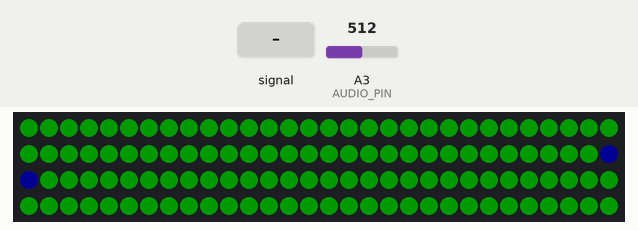
The sketch below on a simulated Arduino Uno, built with avr-gcc and run on an emulated ATmega328P. Parts: 120 RGB LEDs in strip order, left to right, continuing on the next row. Inputs (shaded band) come from the test bench; at power-on: A3 (AUDIO_PIN) = 512. Dim RGB values are drawn brighter than linear.

Above: at 1.2 s.
1.3 s: A3 (AUDIO_PIN) fed a 2 Hz sine of ±306 counts around its level
At 4.28 s:
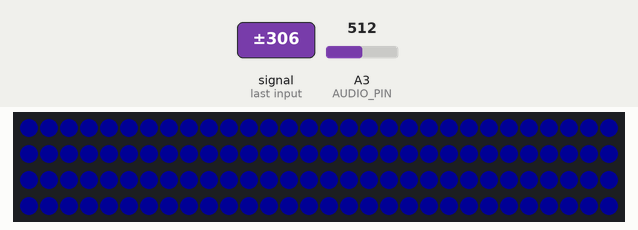
4.3 s: A3 (AUDIO_PIN) set to 1023
At 5.8 s:
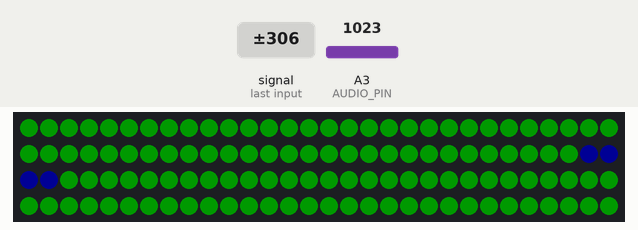
6.1 s: A3 (AUDIO_PIN) set to 876
7.9 s: A3 (AUDIO_PIN) set to 850
At 9.3 s:
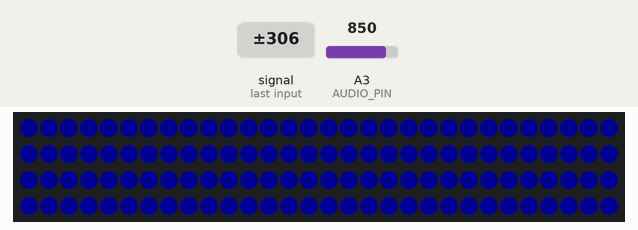
9.6 s: A3 (AUDIO_PIN) fed a 200 Hz sine of ±81 counts around its level
At 9.9 s:
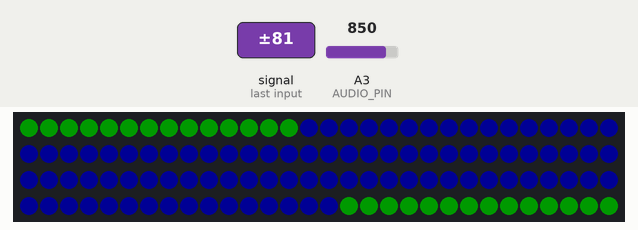
11.4 s: A3 (AUDIO_PIN) set to 900
At 12.2 s:
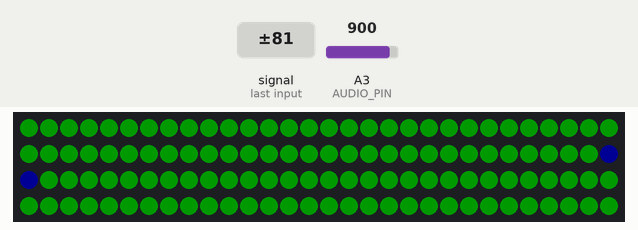
Timing chart, 0 to 14.1 s (numbered marks = the images above; inputs shaded):
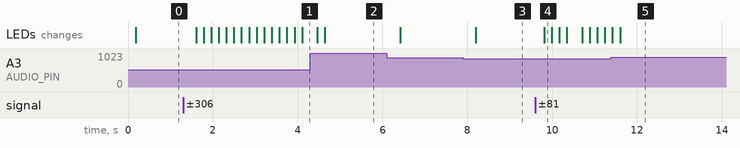

The sketch:

NeoBeatSyncCenterEven.ino
```cpp
// (licence header left out)
#include <fix_fft.h>
#include <SPI.h>
#include <Adafruit_NeoPixel.h>

#define PIN 6

//static const int DATA_PIN = 2;    // Yellow wire on Adafruit Pixels
//static const int CLOCK_PIN = 3;   // Green wire on Adafruit Pixels
static const int AUDIO_PIN = 3;
static const int NUM_OF_PIXELS = 120;  // 120
static const int CENTER_PIXEL_L = 59; // 59
static const int CENTER_PIXEL_R = 60; // 60

// Parameter 1 = number of pixels in strip
// Parameter 2 = pin number (most are valid)
// Parameter 3 = pixel type flags, add together as needed:
//   NEO_KHZ800  800 KHz bitstream (most NeoPixel products w/WS2812 LEDs)
//   NEO_KHZ400  400 KHz (classic 'v1' (not v2) FLORA pixels, WS2811 drivers)
//   NEO_GRB     Pixels are wired for GRB bitstream (most NeoPixel products)
//   NEO_RGB     Pixels are wired for RGB bitstream (v1 FLORA pixels, not v2)
Adafruit_NeoPixel mStrip = Adafruit_NeoPixel(NUM_OF_PIXELS, PIN, NEO_GRB + NEO_KHZ800);

static const uint32_t mBlueColor = mStrip.Color(0, 0, 20), mGreenColor = mStrip.Color(0, 25, 0);
static const uint32_t mInsideColor = mBlueColor, mOutsideColor = mGreenColor;
// variables for the Fast Fourier Transform (FFT)
char im[128], data[128];

// manipulation variables to translate FFT for display
// 14 channels of audio
char data_avgs[14];
// Display channel to display, 0 == Bass, 14 == Treble
static const int mCh0 = 0, mCh1 = 1, mCh2 = 2, mCh3 = 3, mCh4 = 4, mCh5 = 5, mCh6 = 6, mCh7 = 7;
static const int mCh8 = 8, mCh9 = 9, mCh10 = 10, mCh11 = 11, mCh12 = 12, mCh13 = 13, mCh14 = 14;
int i, val;

void setup() {
  mStrip.begin();
  mStrip.show(); // Initialize all pixels to 'off'
}

void loop() {
  // read in data from the AUDIOPIN
  for (i = 0; i < 128; i++){
    val = analogRead(AUDIO_PIN);
    data[i] = val;
    im[i] = 0;
  }
  // run the FFT
  fix_fft(data,im,7,0);

  for (i = 0; i < 64; i++) {
    // this gets the absolute value of the values in the array, so we're only dealing with positive numbers
    data[i] = sqrt(data[i] * data[i] + im[i] * im[i]);
  }

  // average bars together
  for (i = 0; i < 14; i++) {
    // average together
    data_avgs[i] = data[i*4] + data[i*4 + 1] + data[i*4 + 2] + data[i*4 + 3];
    // remap values for display range: input 0-30 & output 0-5 ... originally 0-9
    data_avgs[i] = map(data_avgs[i], 0, 30, 0, 40);
  }
  // read the bass and SHOW IT!
  int value = data_avgs[mCh0];
  //Serial.println(value);
  if (value > CENTER_PIXEL_L) {
    display(CENTER_PIXEL_L);
  } else {
    display(value);
  }
}

void display(int input) {
  // clear the pixels
  for (int i = 0; i < NUM_OF_PIXELS; i++) {
    mStrip.setPixelColor(i, mOutsideColor);
  }

  // set the center pixel
  mStrip.setPixelColor(CENTER_PIXEL_L, mInsideColor);
  mStrip.setPixelColor(CENTER_PIXEL_R, mInsideColor);

  // set the pixels below center
  for (i = CENTER_PIXEL_L - input; i < CENTER_PIXEL_L; i++) {
    mStrip.setPixelColor(i, mInsideColor);
  }
  // set the pixels above center
  for (i = CENTER_PIXEL_R + input; i > CENTER_PIXEL_R; i--) {
    mStrip.setPixelColor(i, mInsideColor);
  }

  mStrip.show();
}
```

Measured:
- the behaviour switches between 864 and 863 on A3 (AUDIO_PIN) (found by bisection; images 2 and 3)
- after the input at 1.3 s, the LEDs: first change after 0.30 s (image 1 shows a later state)
- after the input at 7.9 s, the LEDs: change after 0.30 s (image 3)
- after the input at 9.6 s, the LEDs: change after 0.21 s (image 4)
